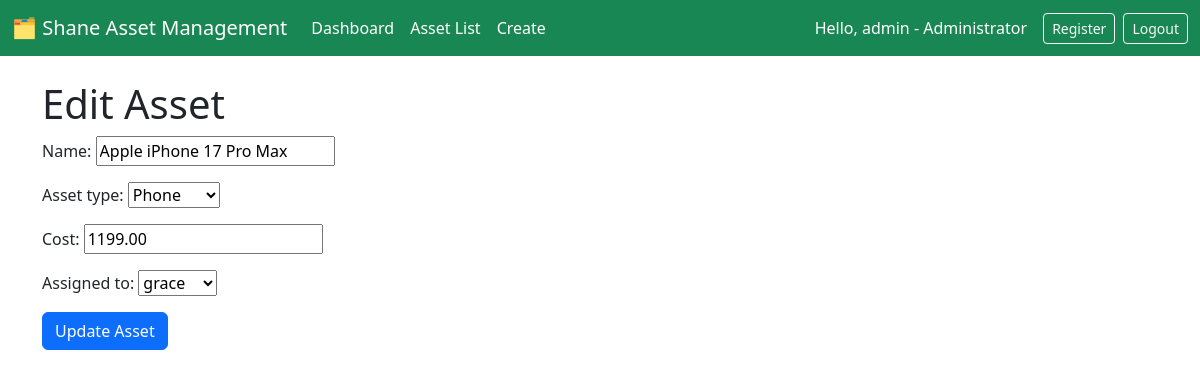
The page /update/15/ (signed in) on the database its author committed.
### assets/models.py (models this page shows, shortened)
class User(AbstractUser):
    department = models.ForeignKey(Department, on_delete=models.SET_NULL, null=True, related_name='departments')
    ROLE_CHOICES = (
                ('ADMIN', 'Administrator'),
                ('MANAGER','Manager'),
                ('EMPLOYEE','Employee'))
    role = models.CharField(max_length=20, choices=ROLE_CHOICES, default='EMPLOYEE')
    @property
    def is_manager_or_admin(self):
        return self.role in ['ADMIN', 'MANAGER'] or self.is_superuser

class TimeStampedModel(models.Model):
    created_at = models.DateTimeField(auto_now_add=True)
    updated_at = models.DateTimeField(auto_now=True)
    class Meta:
        abstract = True

class Asset(TimeStampedModel):
    ASSET_TYPES = (
                ('LAPTOP', 'Laptop'),
                ('MONITOR','Monitor'),
                ('PHONE','Phone'),
                ('FURNITURE', 'Furniture'))
    name = models.CharField(max_length=100)
    asset_type = models.CharField(max_length=20, choices=ASSET_TYPES)
    cost = models.DecimalField(max_digits=20, decimal_places=2)
    assigned_to = models.ForeignKey(User, on_delete=models.SET_NULL, null=True, blank=True, related_name='assets')
    history = HistoricalRecords()

### assets/views.py (the view)
# urls.py: path('update/<int:pk>/', AssetUpdateView.as_view(), name='asset_update'),
class AssetUpdateView(ManagerOrAdminRequiredMixin,UpdateView):
    model = Asset
    template_name = "assets/asset_form.html"
    fields = ['name', 'asset_type', 'cost', 'assigned_to']
    success_url = reverse_lazy('asset-list')

### assets/mixins.py (called while the page is built)
    def dispatch(self, request, *args, **kwargs):
        if not request.user.is_authenticated :
            raise PermissionDenied('You must be logged in')
        if not request.user.is_manager_or_admin:
            raise PermissionDenied('You must be a Manager or Administrator to perform this action.')
        return super().dispatch(request, *args, **kwargs)

### assets/templates/assets/asset_form.html (shortened to what this page needs)
{% extends "assets/base.html" %}
{% block content %}
    <h1>{% if form.instance.pk %}Edit Asset{% else %}Create New Asset{% endif %}</h1>
    <form method="post">
        {{ form.as_p }}
        <button type="submit" class="btn btn-primary">
            {% if form.instance.pk %}Update Asset{% else %}Save Asset{% endif %}
        </button>
    </form>
{% endblock %}

### assets/templates/assets/base.html (shortened to what this page needs)
<!DOCTYPE html>
<html>
<head>
    <link href="https://cdn.jsdelivr.net/npm/bootstrap@5.3.8/dist/css/bootstrap.min.css" rel="stylesheet">
    <link rel="stylesheet" href="https://cdn.datatables.net/1.13.6/css/jquery.dataTables.min.css">
</head>
<body>
   <nav class="navbar navbar-expand-lg navbar-dark bg-success mb-4">
        <div class="container-fluid">
            <a class="navbar-brand text-yellow" href="{% url 'dashboard' %}">
                🗂️ Shane Asset Management
            </a>
            <div class="collapse navbar-collapse" id="navbarNav">
                <ul class="navbar-nav me-auto mb-2 mb-lg-0">
                    <li class="nav-item">
                        <a class="nav-link text-white" href="{% url 'dashboard' %}">Dashboard</a>
                    </li>
                    <li class="nav-item">
                        <a class="nav-link text-white" href="{% url 'asset-list' %}">Asset List</a>
                    </li>
                    <li class="nav-item">
                        <a class="nav-link text-white" href="{% url 'asset-create' %}">Create</a>
                    </li>
                </ul>
                <div class="d-flex align-items-center text-white">
                    {% if user.is_authenticated %}
                        <span class="me-3">Hello, {{ user.username }} - {{user.get_role_display}}</span>
                        {% if user.is_manager_or_admin %}
                            <a class="btn btn-outline-light btn-sm me-2" href="{% url 'register' %}">
                            Register
                        </a>
                        {% endif %}
                        <form action="{% url 'logout' %}" method="post" class="mb-0">
                            <button type="submit" class="btn btn-outline-light btn-sm">
                                Logout
                            </button>
                        </form>
                    {% else %}
                        <a class="btn btn-outline-light btn-sm me-2" href="{% url 'login' %}">
                            Login
                        </a>
                    {% endif %}
                </div>
            </div>
        </div>
    </nav>
    <div class="container">
        {% block content %}{% endblock %}
    </div>
</body>
</html>

### rows shown on the page
User: username "admin", role "Administrator"
Asset: name "Apple iPhone 17 Pro Max", asset_type "Phone", cost "1199.00", assigned_to "grace"
